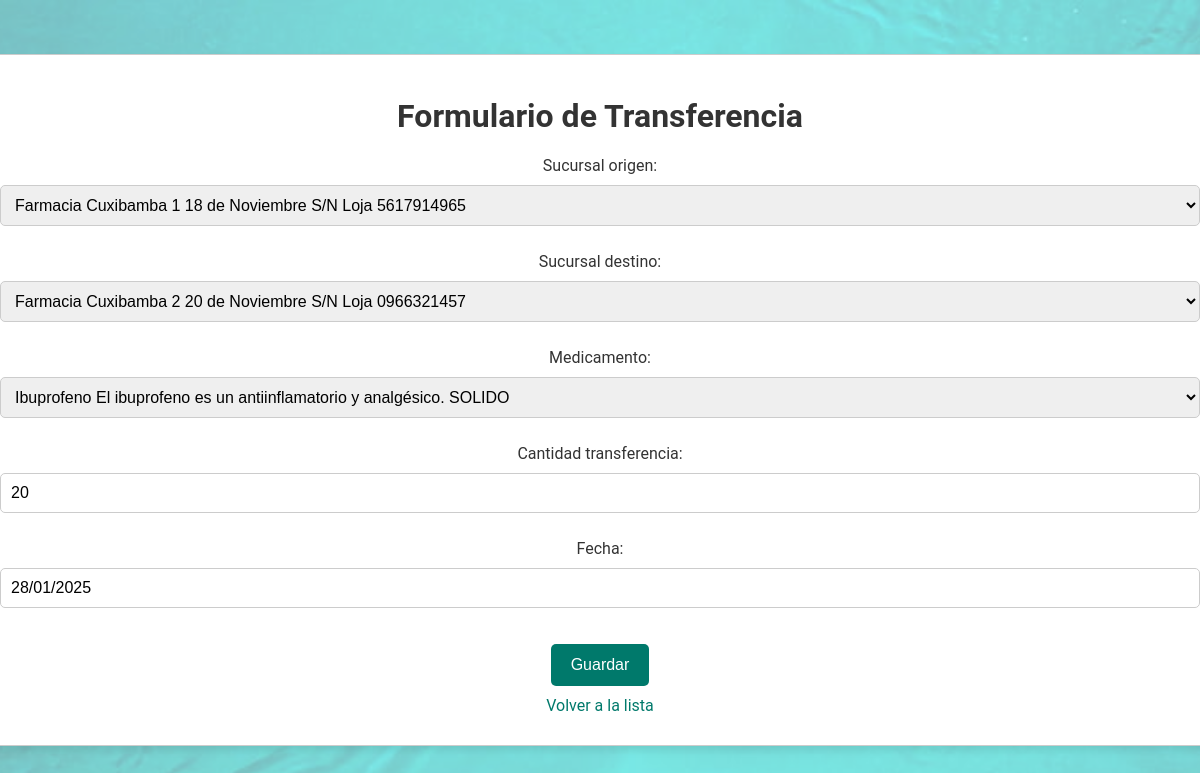
Screenshot of /transferencias/1/update/ with the database file from the repository.
### Farmacia/models.py (models this page shows, shortened)
class TransferenciaDeMedicamento(models.Model):
    sucursal_origen = models.ForeignKey(Sucursal, on_delete=models.CASCADE, related_name='transferencias_origen')
    sucursal_destino = models.ForeignKey(Sucursal, on_delete=models.CASCADE, related_name='transferencias_destino')
    medicamento = models.ForeignKey(Medicamento, on_delete=models.CASCADE, related_name='transferencias')
    cantidad_transferencia = models.IntegerField()
    fecha = models.DateField()

### Farmacia/views.py (the view)
# urls.py: path('transferencias/<int:pk>/update/', views.transferencia_update, name='transferencia_update'),
def transferencia_update(request, pk):
    transferencia = get_object_or_404(TransferenciaDeMedicamento, pk=pk)
    if request.method == 'POST':
        form = TransferenciaDeMedicamentosForm(request.POST, instance=transferencia)
        if form.is_valid():
            form.save()
            return redirect('transferencia_list')
    else:
        form = TransferenciaDeMedicamentosForm(instance=transferencia)
    return render(request, 'transferencias/transferencia_form.html', {'form': form})

### Farmacia/forms.py
class TransferenciaDeMedicamentosForm(forms.ModelForm):
    class Meta:
        model = TransferenciaDeMedicamento
        fields = ['sucursal_origen', 'sucursal_destino', 'medicamento', 'cantidad_transferencia', 'fecha']

### Farmacia/models.py (called while the page is built)
    def __str__(self):
        return f'{self.calle_principal} {self.calle_secundaria} {self.ciudad}'

    def __str__(self):
        return f'{self.nombre} {self.dirección} {self.teléfono}'

    def __str__(self):
        return f'{self.nombre_medicamento} {self.descripcion} {self.presentación}'

### templates/transferencias/transferencia_form.html (shortened to what this page needs)
<!DOCTYPE html>
<html lang="es">
<head>
    {% load static %}
    <link rel="stylesheet" href="{% static 'css/tablas.css' %}">
</head>
<body>
    <div class="container">
        <h1>Formulario de Transferencia</h1>
        <form method="post">
            {{ form.as_p }}
            <button type="submit">Guardar</button>
        </form>
        <a href="{% url 'transferencia_list' %}">Volver a la lista</a>
    </div>
</body>
</html>

### static/css/tablas.css (style rules this page uses)
body { display: flex; justify-content: center; align-items: center; height: 100vh; margin: 0; font-family: 'Roboto', sans-serif; background: #f0f0f0; flex-direction: column; color: #333; }
.container { width: 100%; max-width: 100%; margin: 0; border: 1px solid #ccc; border-radius: 10px; overflow-x: auto; box-shadow: 0 4px 8px rgba(0, 0, 0, 0.1); padding: 20px; background-color: #fff; text-align: center; min-width: 700px; }
a { display: inline-block; margin: 10px 0; color: #00796b; text-decoration: none; font-size: 16px; }
form button { background-color: #00796b; color: white; border: none; padding: 12px 20px; border-radius: 5px; cursor: pointer; font-size: 16px; transition: background-color 0.3s ease, transform 0.3s ease; margin-top: 10px; }
form input[type="text"], form input[type="email"], form input[type="password"], form input[type="number"], form select, form textarea { width: 100%; padding: 10px; margin: 10px 0; border: 1px solid #ccc; border-radius: 5px; box-sizing: border-box; font-size: 16px; }

### static/css/background.css (style rules this page uses)
body::before { content: ""; position: fixed; top: 0; left: 0; width: 100%; height: 100%; background-image: url('../img/HD-wallpaper-turquoise-sea-underwater-turquoise.jpg'); background-size: cover; background-position: center; background-repeat: no-repeat; opacity: 0.5; z-index: -1; }

### rows the page displays
TransferenciaDeMedicamento: sucursal_origen "Farmacia Cuxibamba 1 18 de Noviembre S/N Loja 5617914965", sucursal_destino "Farmacia Cuxibamba 2 20 de Noviembre S/N Loja 0966321457", medicamento "Ibuprofeno El ibuprofeno es un antiinflamatorio y analgésico. SOLIDO", cantidad_transferencia "20", fecha "28/01/2025"
